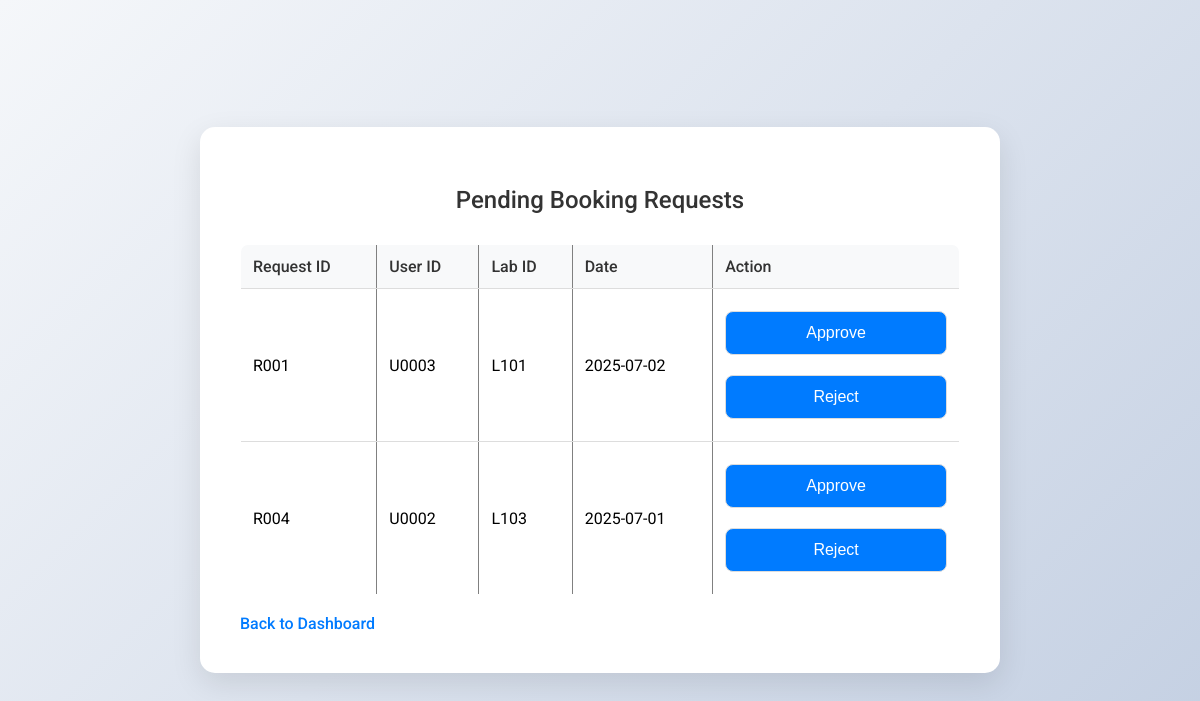
Page /view_requests.php (signed in) on the committed database.
### tables this page shows
CREATE TABLE `lab_booking_request` (
  `Request_ID` varchar(10) NOT NULL,
  `User_ID` varchar(10) DEFAULT NULL,
  `Lab_ID` varchar(10) DEFAULT NULL,
  `Requested_Date` date DEFAULT NULL,
  `Status` varchar(20) DEFAULT NULL CHECK (`Status` in ('Pending','Approved','Rejected'))
);

### view_requests.php (the view, shortened to what this page needs)
<?php
include 'db_connect.php';
$result = $conn->query("SELECT * FROM lab_booking_request WHERE Status = 'Pending'");
?>
<!DOCTYPE html>
<html>
<head>
    <link rel="stylesheet" href="style.css">
</head>
<body>
    <div class="dashboard-container">
        <h2>Pending Booking Requests</h2>
        <table border="1">
            <tr>
                <th>Request ID</th>
                <th>User ID</th>
                <th>Lab ID</th>
                <th>Date</th>
                <th>Action</th>
            </tr>
            <?php while ($row = $result->fetch_assoc()) { ?>
                <tr>
                    <td><?= $row['Request_ID'] ?></td>
                    <td><?= $row['User_ID'] ?></td>
                    <td><?= $row['Lab_ID'] ?></td>
                    <td><?= $row['Requested_Date'] ?></td>
                    <td>
                        <form method="POST" style="display:inline;">
                            <button type="submit" name="action" value="approve">Approve</button>
                            <button type="submit" name="action" value="reject">Reject</button>
                        </form>
                    </td>
                </tr>
            <?php } ?>
        </table>
        <br><a href="instructor_dashboard.php">Back to Dashboard</a>
    </div>
</body>
</html>

### style.css (style rules this page uses)
body { font-family: 'Roboto', sans-serif; background: linear-gradient(135deg, #f5f7fa, #c3cfe2); margin: 0; padding: 0; display: flex; justify-content: center; align-items: center; min-height: 100vh; }
.login-container, .dashboard-container { background: #ffffff; padding: 40px; border-radius: 15px; box-shadow: 0 10px 30px rgba(0, 0, 0, 0.1); width: 100%; max-width: 800px; margin: 20px auto; box-sizing: border-box; }
h2 { text-align: center; color: #333; margin-bottom: 30px; font-weight: 500; }
input, select, textarea, button { width: 100%; padding: 12px; margin: 10px 0; border: 1px solid #ddd; border-radius: 8px; font-size: 16px; transition: border-color 0.3s ease; box-sizing: border-box; }
button { background-color: #007bff; color: white; font-weight: 500; cursor: pointer; transition: background-color 0.3s ease; }
table { width: 100%; border-collapse: collapse; margin-top: 20px; background-color: #fff; border-radius: 8px; overflow: hidden; }
th, td { padding: 12px; text-align: left; border-bottom: 1px solid #ddd; }
th { background-color: #f8f9fa; font-weight: 500; color: #333; }
a { color: #007bff; text-decoration: none; font-weight: 500; }

### rows in the picture
lab_booking_request: Request_ID "R001", User_ID "U0003", Lab_ID "L101", Requested_Date "2025-07-02"
lab_booking_request: Request_ID "R004", User_ID "U0002", Lab_ID "L103", Requested_Date "2025-07-01"
